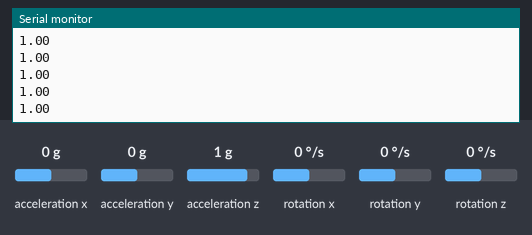
Simulated run of this sketch. Board: Arduino Uno, built with avr-gcc and run on an emulated ATmega328P. On the bench: the last lines printed to the serial monitor. The test bench sets the inputs (shaded band); at power-on: acceleration z 1 g, acceleration x 0 g, acceleration y 0 g, rotation x 0 °/s, rotation y 0 °/s, rotation z 0 °/s.

Above: at 1.2 s.
1.3 s: acceleration z set to -1.4 g
At 2.1 s:
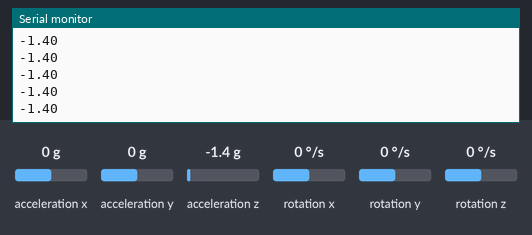
2.8 s: acceleration z set to -0.8 g
At 3.7 s:
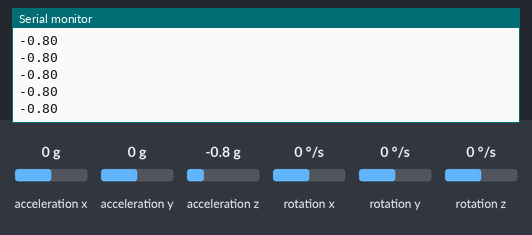
Timing chart, 0 to 5.8 s (numbered marks = the images above; inputs shaded):
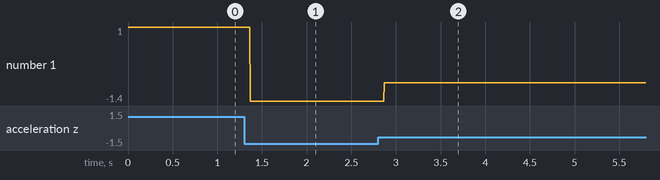

The sketch:

geodash_phys_sketch.ino
```cpp
#include <Wire.h>
#include <MPU6050.h>

//uses mpu6050
MPU6050 mpu;
bool jumped = false;

void setup() {
  Serial.begin(9600);
  Wire.begin();
  mpu.initialize();
}

void loop() {
  int16_t ax, ay, az, gx, gy, gz;
  mpu.getMotion6(&ax, &ay, &az, &gx, &gy, &gz);

  float accel_z = az / 16384.0;

  Serial.println(accel_z);

  if (accel_z > 1.5 && !jumped) {
    Serial.println("JUMP");
    jumped = true;
    delay(300);
  } else if (accel_z < 1.2) {
    jumped = false;
  }
}
```

Measured:
- after the input at 1.3 s, the serial monitor: prints a new line after 0.07 s (image 1)
- after the input at 2.8 s, the serial monitor: prints a new line after 0.07 s (image 2)
- plotted number 1: 1 → -1.4 after the input at 1.3 s, -1.4 → -0.8 after the input at 2.8 s
